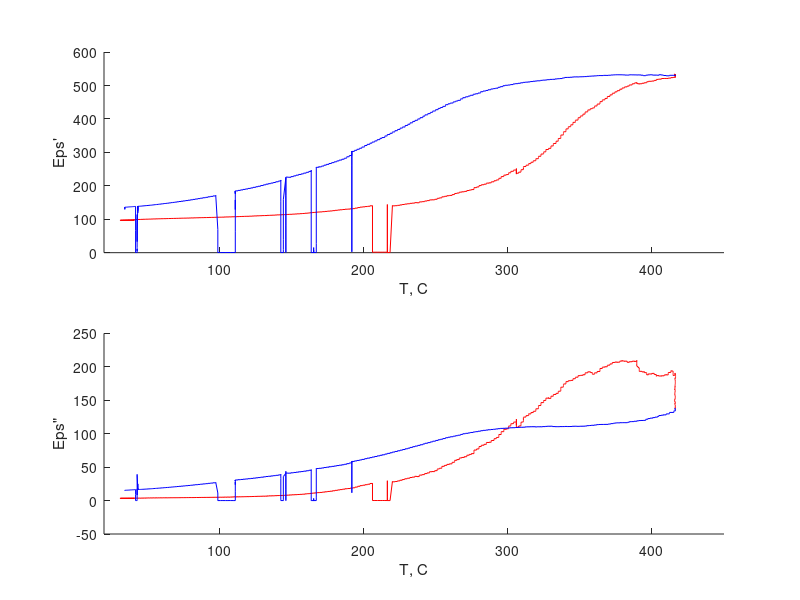

This figure's MATLAB source:

% load('Data_2022_12_20.mat')
% Temp_lim = [20 360];
% Dia = 70e-6; %m
% H = 50e-9; %m

load('Data_2022_12_21.mat')
Temp_lim = [20 450];
Dia = 70e-6; %m
H = 100e-9; %m

Eps0 = 8.85e-12; %F/m

S = pi*(Dia/2)^2; %m^2

Eps = C*H/(S*Eps0);

Eps2 = Eps.*D;

Temp_heat = Temp(1:round(end/2));
Temp_cool = Temp(round(end/2)+1:end);
Eps1_heat = Eps(1:round(end/2));
Eps1_cool = Eps(round(end/2)+1:end);
Eps2_heat = Eps2(1:round(end/2));
Eps2_cool = Eps2(round(end/2)+1:end);


figure('position', [552 248 729 733])

subplot(2,1,1)
hold on
plot(Temp_heat, Eps1_heat, 'r')
plot(Temp_cool, Eps1_cool, 'b')
xlim(Temp_lim)
% ylim([100 300])
ylabel('Eps''')
xlabel('T, C')

subplot(2,1,2)
hold on
plot(Temp_heat, Eps2_heat, 'r')
plot(Temp_cool, Eps2_cool, 'b')
xlim(Temp_lim)
% ylim([0 0.6])
ylabel('Eps"')
xlabel('T, C')













